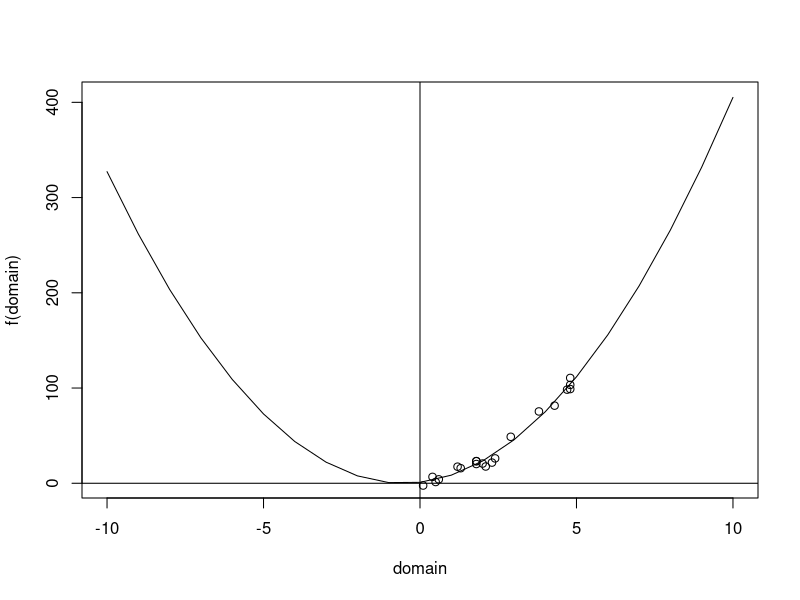

Write the R code that produced this figure.
X = c(4.8, 2.3, 2.4, 1.8, 4.7, 1.8, 0.6, 3.8, 2.0, 1.3,
      2.1, 0.4, 0.5, 4.8, 4.8, 2.9, 0.1, 1.2, 1.8, 4.3)
y = c(98.9, 21.7, 26.1, 20.2, 98.3, 23.3, 4.1, 75.4, 20.7, 15.8,
      17.6, 6.7, 1.3, 103.3, 110.6, 48.8, -2.4, 17.4, 23.1, 81.5)

Phi = matrix(c(1, X[1], X[1]**2,
                 1, X[2], X[2]**2,
                 1, X[3], X[3]**2,
                 1, X[4], X[4]**2,
                 1, X[5], X[5]**2,
                 1, X[6], X[6]**2,
                 1, X[7], X[7]**2,
                 1, X[8], X[8]**2,
                 1, X[9], X[9]**2,
                 1, X[10], X[10]**2,
                 1, X[11], X[11]**2,
                 1, X[12], X[12]**2,
                 1, X[13], X[13]**2,
                 1, X[14], X[14]**2,
                 1, X[15], X[15]**2,
                 1, X[16], X[16]**2,
                 1, X[17], X[17]**2,
                 1, X[18], X[18]**2,
                 1, X[19], X[19]**2,
                 1, X[20], X[20]**2), nrow=20, byrow=TRUE)

PhiEstimate = solve(t(Phi) %*% Phi) %*% t(Phi) %*% y
Predictedoutput = Phi %*% PhiEstimate
MSE = mean((y - Predictedoutput)**2)
stdDev = sqrt(MSE)


f = function(x) {
  PhiEstimate[3]*x^2 + PhiEstimate[2]*x+PhiEstimate[1]
}

domain =-10:10
plot(domain, f(domain), type = 'l')
abline(h=0)
abline(v=0)
points(c(4.8, 2.3, 2.4, 1.8, 4.7, 1.8, 0.6, 3.8, 2.0, 1.3,
       2.1, 0.4, 0.5, 4.8, 4.8, 2.9, 0.1, 1.2, 1.8, 4.3),
     c(98.9, 21.7, 26.1, 20.2, 98.3, 23.3, 4.1, 75.4, 20.7, 15.8,
       17.6, 6.7, 1.3, 103.3, 110.6, 48.8, -2.4, 17.4, 23.1, 81.5))
